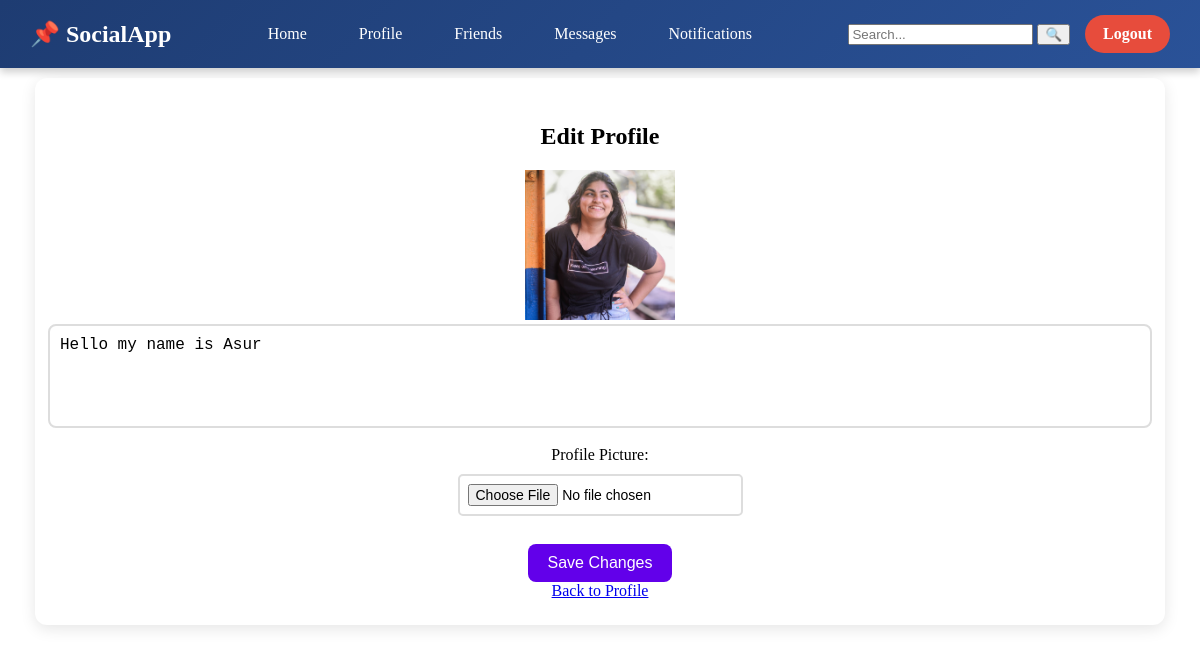
The page /user/edit_profile.php (signed in) on the database its author committed.
### tables this page shows
CREATE TABLE `users` (
  `id` int(11) NOT NULL,
  `username` varchar(50) NOT NULL,
  `email` varchar(100) NOT NULL,
  `password` varchar(255) NOT NULL,
  `profile_picture` varchar(255) DEFAULT 'default_profile.jpg',
  `bio` text DEFAULT NULL,
  `created_at` timestamp NOT NULL DEFAULT current_timestamp()
);

### user/edit_profile.php (the view, shortened to what this page needs)
<?php
require_once "../includes/header.php";
$user_id = $_SESSION["user"];
$stmt = $conn->prepare("SELECT bio, profile_picture FROM users WHERE id = ?");
$stmt->execute([$user_id]);
$user = $stmt->fetch(PDO::FETCH_ASSOC);
?>
    <div class="profile-container">
    <h2>Edit Profile</h2>
    <img src="../uploads/<?php echo $user['profile_picture']; ?>" width="150" height="150" alt="Profile Picture">
    <form method="POST" enctype="multipart/form-data">
        <textarea name="bio" placeholder="Write your bio here..."><?php echo htmlspecialchars($user['bio']); ?></textarea><br>
        <label>Profile Picture:</label>
        <input type="file" name="profile_picture"><br>
        <button type="submit" class="btn">Save Changes</button>
    </form>
    <a href="profile.php">Back to Profile</a>
    </div>
    <link rel="stylesheet" href="../assets/css/profile.css">
</body>
</html>

### styles.css (style rules this page uses)
body { margin: 0px; padding: 0px; min-height: 100vh; }

### assets/css/profile.css (style rules this page uses)
body { display: flex; flex-direction: column; align-content: center; }
.profile-container { background: #ffffff; padding: 25px; margin: 10px auto; border-radius: 12px; box-shadow: 0 4px 15px rgba(0, 0, 0, 0.1); text-align: center; width: 90%; animation: fadeInUp 0.8s ease-out; }
.profile-container form { display: flex; flex-direction: column; align-items: center; }
.profile-container textarea { width: 100%; height: 80px; border: 2px solid #ddd; border-radius: 8px; padding: 10px; resize: none; font-size: 16px; transition: border-color 0.3s ease, box-shadow 0.3s ease; }
.profile-container input[type="file"] { margin: 10px 0; padding: 8px; border: 2px solid #ddd; border-radius: 5px; font-size: 14px; transition: border-color 0.3s ease; }
.profile-container .btn { background: #6200ea; color: white; padding: 10px 20px; border: none; border-radius: 8px; font-size: 16px; cursor: pointer; transition: background 0.3s ease, transform 0.2s ease; }

### rows shown on the page
users: profile_picture (picture), bio "Hello my name is Asur"
